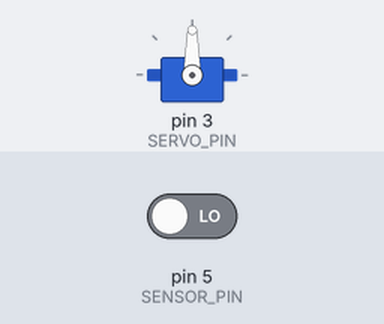
Simulated run of this sketch. Board: Arduino Uno, built with avr-gcc and run on an emulated ATmega328P. Parts: servo. The inputs (shaded band) are chosen by the test bench; at power-on: pin 5 (SENSOR_PIN) LOW.

Above: at 1.2 s.
1.3 s: pin 5 (SENSOR_PIN) driven HIGH
At 2.5 s:
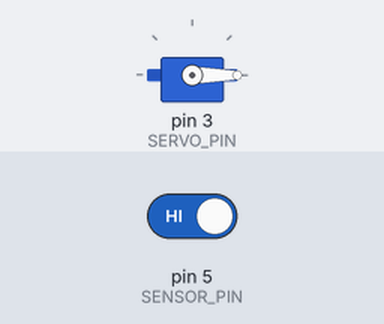
2.8 s: pin 5 (SENSOR_PIN) driven LOW
At 3.9 s:
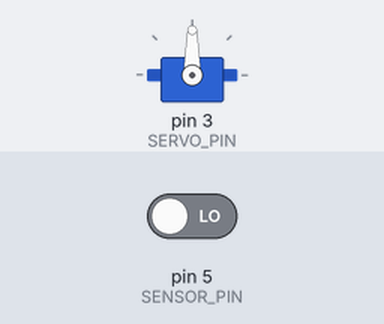
Timing chart, 0 to 5.8 s (numbered marks = the images above; inputs shaded):
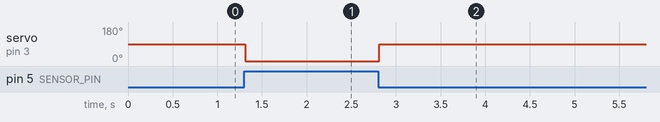

Measured:
- after the input at 1.3 s, servo on pin 3 (SERVO_PIN): 90° → 0° at once
- after the input at 2.8 s, servo on pin 3 (SERVO_PIN): 0° → 90° at once

The sketch:

sketch.ino
```cpp
#include <Servo.h>

const int SENSOR_PIN = 5; // e.g., Motion or IR sensor
const int SERVO_PIN  = 3; // Servo motor acting as the door mechanism
Servo smartDoor;

void setup() {
  smartDoor.attach(SERVO_PIN);
  pinMode(SENSOR_PIN, INPUT_PULLUP);
  smartDoor.write(0); // Door is closed by default
}

void loop() {
  // If sensor detects someone
  bool personDetected = (digitalRead(SENSOR_PIN) == LOW);

  if (personDetected) {
    smartDoor.write(90); // Open the door
  } else {
    smartDoor.write(0);  // Close the door
  }

  delay(15); // Gives the servo time to move smoothly
}
```
